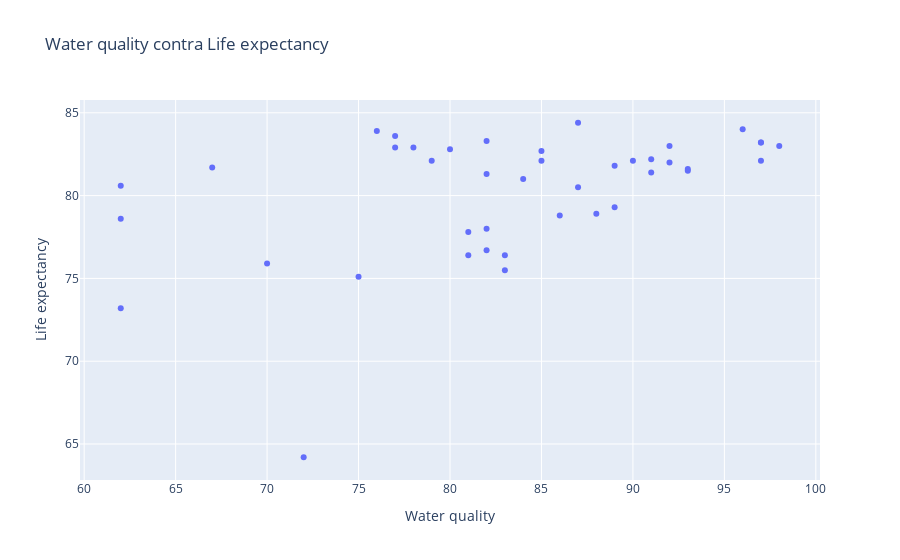
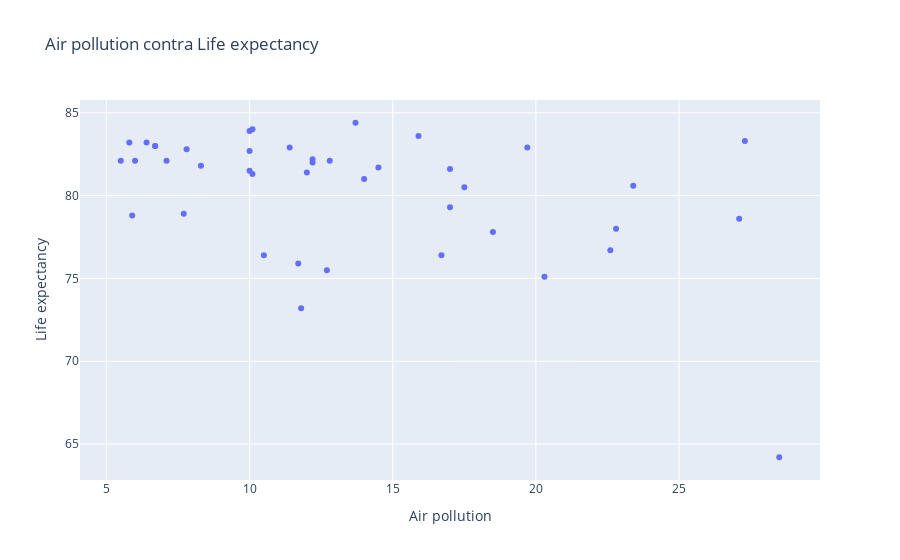

Source (notebook cell) for these figures, in order:
### Code cell
plt.ploly_sactter(table,"EQ_WATER","HS_LEB")
plt.ploly_sactter(table,"EQ_AIRP","HS_LEB")

### Figure 1 — Plotly figure (JSON) as saved in the notebook; plotly's stock layout.template omitted (floating-point values rounded to 4 significant figures)
{"data": [{"hovertemplate": "<b>%{hovertext}</b><br><br>EQ_WATER=%{x}<br>HS_LEB=%{y}<extra></extra>", "hovertext": ["Austria", "Belgium", "Canada", "Czechia", "Denmark", "Finland", "France", "Germany", "Greece", "Hungary", "Iceland", "Ireland", "Italy", "Japan", "Korea", "Luxembourg", "Mexico", "Netherlands", "New Zealand", "Norway", "Poland", "Portugal", "Slovak Republic", "Spain", "Sweden", "Türkiye", "United Kingdom", "United States", "Chile", "Estonia", "Israel", "Latvia", "Slovenia", "OECD - Total", "Australia", "Switzerland", "Brazil", "Russia", "South Africa", "Colombia", "Lithuania", "Costa Rica"], "legendgroup": "", "marker": {"color": "#636efa", "symbol": "circle"}, "mode": "markers", "name": "", "orientation": "v", "showlegend": false, "type": "scatter", "x": [92, 79, 90, 89, 93, 97, 78, 91, 67, 81, 97, 80, 77, 87, 82, 85, 75, 91, 85, 98, 82, 89, 81, 76, 97, 62, 82, 88, 62, 86, 77, 83, 93, 84, 92, 96, 70, 62, 72, 82, 83, 87], "xaxis": "x", "y": [82, 82.1, 82.1, 79.3, 81.5, 82.1, 82.9, 81.4, 81.7, 76.4, 83.2, 82.8, 83.6, 84.4, 83.3, 82.7, 75.1, 82.2, 82.1, 83, 78, 81.8, 77.8, 83.9, 83.2, 78.6, 81.3, 78.9, 80.6, 78.8, 82.9, 75.5, 81.6, 81, 83, 84, 75.9, 73.2, 64.2, 76.7, 76.4, 80.5], "yaxis": "y"}], "layout": {"legend": {"tracegroupgap": 0}, "title": {"text": "Water quality contra Life expectancy"}, "xaxis": {"anchor": "y", "domain": [0, 1], "title": {"text": "Water quality"}}, "yaxis": {"anchor": "x", "domain": [0, 1], "title": {"text": "Life expectancy"}}}}

### Figure 2 — Plotly figure (JSON) as saved in the notebook; plotly's stock layout.template omitted (floating-point values rounded to 4 significant figures)
{"data": [{"hovertemplate": "<b>%{hovertext}</b><br><br>EQ_AIRP=%{x}<br>HS_LEB=%{y}<extra></extra>", "hovertext": ["Austria", "Belgium", "Canada", "Czechia", "Denmark", "Finland", "France", "Germany", "Greece", "Hungary", "Iceland", "Ireland", "Italy", "Japan", "Korea", "Luxembourg", "Mexico", "Netherlands", "New Zealand", "Norway", "Poland", "Portugal", "Slovak Republic", "Spain", "Sweden", "Türkiye", "United Kingdom", "United States", "Chile", "Estonia", "Israel", "Latvia", "Slovenia", "OECD - Total", "Australia", "Switzerland", "Brazil", "Russia", "South Africa", "Colombia", "Lithuania", "Costa Rica"], "legendgroup": "", "marker": {"color": "#636efa", "symbol": "circle"}, "mode": "markers", "name": "", "orientation": "v", "showlegend": false, "type": "scatter", "x": [12.2, 12.8, 7.1, 17, 10, 5.5, 11.4, 12, 14.5, 16.7, 6.4, 7.8, 15.9, 13.7, 27.3, 10, 20.3, 12.2, 6, 6.7, 22.8, 8.3, 18.5, 10, 5.8, 27.1, 10.1, 7.7, 23.4, 5.9, 19.7, 12.7, 17, 14, 6.7, 10.1, 11.7, 11.8, 28.5, 22.6, 10.5, 17.5], "xaxis": "x", "y": [82, 82.1, 82.1, 79.3, 81.5, 82.1, 82.9, 81.4, 81.7, 76.4, 83.2, 82.8, 83.6, 84.4, 83.3, 82.7, 75.1, 82.2, 82.1, 83, 78, 81.8, 77.8, 83.9, 83.2, 78.6, 81.3, 78.9, 80.6, 78.8, 82.9, 75.5, 81.6, 81, 83, 84, 75.9, 73.2, 64.2, 76.7, 76.4, 80.5], "yaxis": "y"}], "layout": {"legend": {"tracegroupgap": 0}, "title": {"text": "Air pollution contra Life expectancy"}, "xaxis": {"anchor": "y", "domain": [0, 1], "title": {"text": "Air pollution"}}, "yaxis": {"anchor": "x", "domain": [0, 1], "title": {"text": "Life expectancy"}}}}
